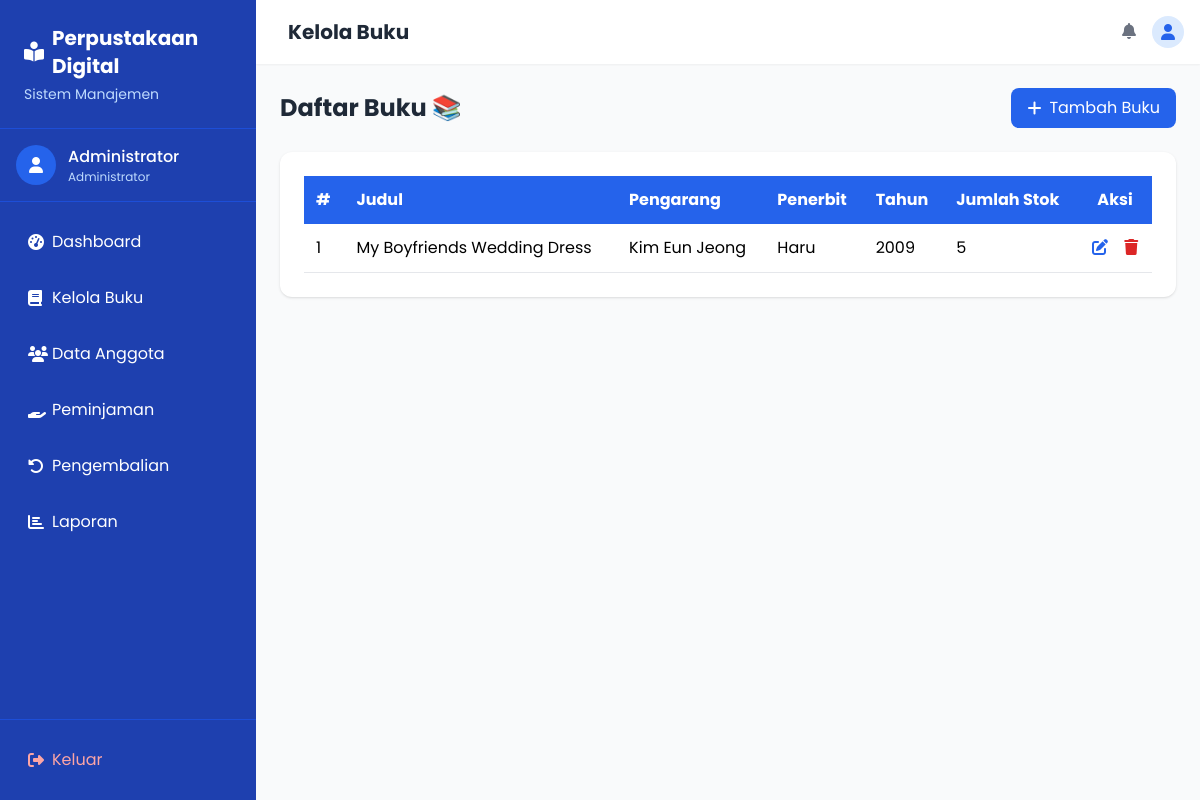
Page /admin/buku/index.php (signed in) on the committed database.
### tables this page shows
CREATE TABLE `buku` (
  `buku_id` INT NOT NULL AUTO_INCREMENT,
  `judul` VARCHAR(100) NOT NULL,
  `pengarang` VARCHAR(100) DEFAULT NULL,
  `penerbit` VARCHAR(100) DEFAULT NULL,
  `tahun_terbit` YEAR DEFAULT NULL,
  `jumlah_stok` INT DEFAULT 0,
  PRIMARY KEY (`buku_id`)
);

### admin/buku/index.php (the view, shortened to what this page needs)
<?php
include '../../components/header.php';
?>
<div class="flex justify-between items-center mb-6">
    <h2 class="text-2xl font-bold text-gray-800">Daftar Buku 📚</h2>
    <a href="tambah.php"
        class="bg-blue-600 text-white px-4 py-2 rounded-lg hover:bg-blue-700 transition flex items-center">
        <i class="fas fa-plus mr-2"></i> Tambah Buku
    </a>
</div>
<div class="bg-white rounded-xl shadow p-6 overflow-x-auto">
    <table class="min-w-full border-collapse">
        <thead>
            <tr class="bg-blue-600 text-white text-left">
                <th class="p-3">#</th>
                <th class="p-3">Judul</th>
                <th class="p-3">Pengarang</th>
                <th class="p-3">Penerbit</th>
                <th class="p-3">Tahun</th>
                <th class="p-3">Jumlah Stok</th>
                <th class="p-3 text-center">Aksi</th>
            </tr>
        </thead>
        <tbody>
            <?php
            $no = 1;
            $result = mysqli_query($koneksi, "SELECT * FROM buku ORDER BY buku_id DESC");
            while ($row = mysqli_fetch_assoc($result)) {
                echo "
        <tr class='border-b hover:bg-gray-50'>
            <td class='p-3'>{$no}</td>
            <td class='p-3'>{$row['judul']}</td>
            <td class='p-3'>{$row['pengarang']}</td>
            <td class='p-3'>{$row['penerbit']}</td>
            <td class='p-3'>{$row['tahun_terbit']}</td>
            <td class='p-3'>{$row['jumlah_stok']}</td>
            <td class='p-3 text-center'>
                <a href='edit.php?id={$row['buku_id']}' class='text-blue-600 hover:text-blue-800 mr-3'><i class='fas fa-edit'></i></a>
                <a href='hapus.php?id={$row['buku_id']}' class='text-red-600 hover:text-red-800' onclick='return confirm(\"Yakin hapus buku ini?\")'><i class='fas fa-trash'></i></a>
            </td>
        </tr>";
                $no++;
            }
            ?>
        </tbody>
    </table>
</div>
<?php include '../../components/footer.php'; ?>

### components/header.php (style rules this page uses)
body { font-family: 'Poppins', sans-serif; }

### rows in the picture
buku: judul "My Boyfriends Wedding Dress", pengarang "Kim Eun Jeong", penerbit "Haru", tahun_terbit "2009", jumlah_stok "5"

### other values in the picture
$nama "Administrator"
$page_title "Kelola Buku"
